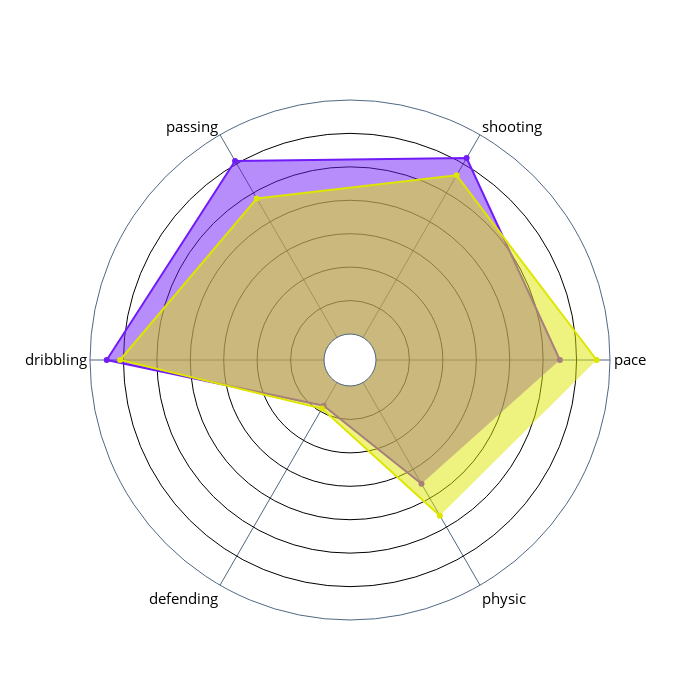

Notebook source saved alongside this figure:
### Code cell
list_scores = [df1_for_plot.index[i] +' = ' + str(df1_for_plot['score'][i]) for i in range(len(df1_for_plot))]
text_scores_1 = player1
for i in list_scores:
    text_scores_1 += '<br>' + i

list_scores = [df2_for_plot.index[i] +' = ' + str(df2_for_plot['score'][i]) for i in range(len(df2_for_plot))]
text_scores_2 = player2
for i in list_scores:
    text_scores_2 += '<br>' + i

fig = go.Figure(data=go.Scatterpolar(
    r=df1_for_plot['score'],
    theta=df1_for_plot.index,
    fill='toself', 
    marker_color = '#711bf7',   
    opacity =1, 
    hoverinfo = "text" ,
    name = text_scores_1,
    text  = [df1_for_plot.index[i] +' = ' + str(df1_for_plot['score'][i]) for i in range(len(df1_for_plot))]
))

fig.add_trace(go.Scatterpolar(
    r=df2_for_plot['score'],
    theta=df2_for_plot.index,
    fill='toself',
    marker_color = '#dee600',
    hoverinfo = "text" ,
    name= text_scores_2,
    text  = [df2_for_plot.index[i] +' = ' + str(df2_for_plot['score'][i]) for i in range(len(df2_for_plot))]
    ))

fig.update_layout(
    polar=dict(
        hole=0.1,
        bgcolor="white",
    radialaxis=dict(
        visible=True,
        type='linear',
        autotypenumbers='strict',
        autorange=False,
        range=[30, 100],
        angle=90,
        showline=False,
        showticklabels=False, ticks='',
#         showgrid=False
        gridcolor='black'),
        ),
    width = 700,
    height = 700,
    showlegend=False,
    template="plotly_dark",
    plot_bgcolor = 'rgba(0, 0, 0, 0)',
    paper_bgcolor = 'rgba(0, 0, 0, 0)',
    font_color="black",
    font_size= 15
)

### Figure 1 — Plotly figure (JSON) as saved in the notebook; plotly's stock layout.template omitted (floating-point values rounded to 4 significant figures)
{"data": [{"fill": "toself", "hoverinfo": "text", "marker": {"color": "#711bf7"}, "name": "Lionel Andrés Messi Cuccittini<br>pace = 85.0<br>shooting = 92.0<br>passing = 91.0<br>dribbling = 95.0<br>defending = 38.0<br>physic = 65.0", "opacity": 1, "r": [85, 92, 91, 95, 38, 65], "text": ["pace = 85.0", "shooting = 92.0", "passing = 91.0", "dribbling = 95.0", "defending = 38.0", "physic = 65.0"], "theta": ["pace", "shooting", "passing", "dribbling", "defending", "physic"], "type": "scatterpolar"}, {"fill": "toself", "hoverinfo": "text", "marker": {"color": "#dee600"}, "name": "Kylian Mbappé Lottin<br>pace = 96.0<br>shooting = 86.0<br>passing = 78.0<br>dribbling = 91.0<br>defending = 39.0<br>physic = 76.0", "r": [96, 86, 78, 91, 39, 76], "text": ["pace = 96.0", "shooting = 86.0", "passing = 78.0", "dribbling = 91.0", "defending = 39.0", "physic = 76.0"], "theta": ["pace", "shooting", "passing", "dribbling", "defending", "physic"], "type": "scatterpolar"}], "layout": {"font": {"color": "black", "size": 15}, "height": 700, "paper_bgcolor": "rgba(0, 0, 0, 0)", "plot_bgcolor": "rgba(0, 0, 0, 0)", "polar": {"bgcolor": "white", "hole": 0.1, "radialaxis": {"angle": 90, "autorange": false, "autotypenumbers": "strict", "gridcolor": "black", "range": [30, 100], "showline": false, "showticklabels": false, "ticks": "", "type": "linear", "visible": true}}, "showlegend": false, "width": 700}}
